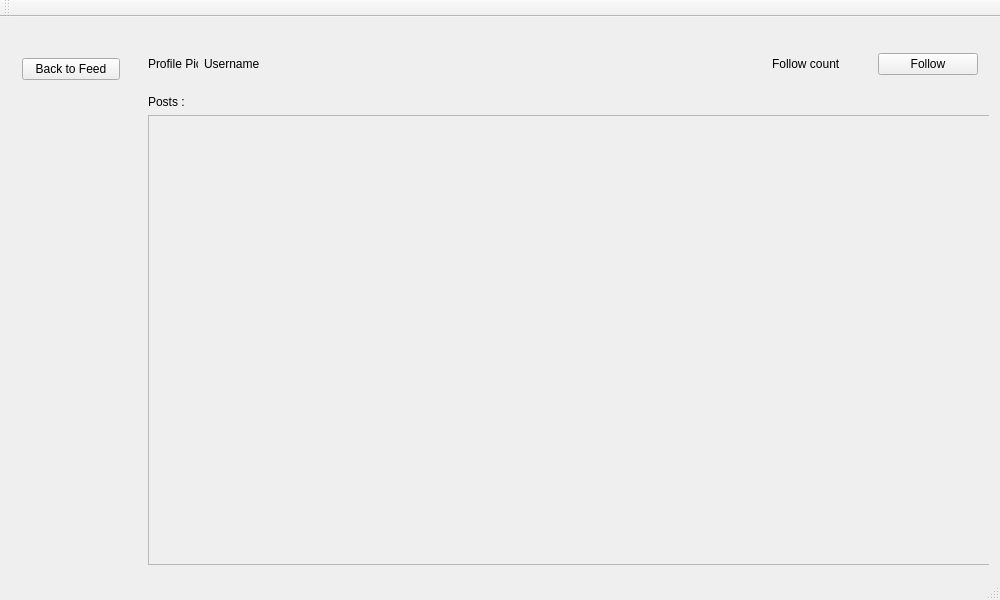
<?xml version="1.0" encoding="UTF-8"?>
<ui version="4.0">
 <class>ProfileWindow</class>
 <widget class="QMainWindow" name="ProfileWindow">
  <property name="geometry">
   <rect>
    <x>0</x>
    <y>0</y>
    <width>1000</width>
    <height>600</height>
   </rect>
  </property>
  <property name="minimumSize">
   <size>
    <width>1000</width>
    <height>600</height>
   </size>
  </property>
  <property name="maximumSize">
   <size>
    <width>1000</width>
    <height>600</height>
   </size>
  </property>
  <property name="windowTitle">
   <string>Profile</string>
  </property>
  <widget class="QWidget" name="centralWidget">
   <layout class="QHBoxLayout" name="horizontalLayout">
    <item>
     <widget class="QWidget" name="widget" native="true">
      <property name="minimumSize">
       <size>
        <width>120</width>
        <height>500</height>
       </size>
      </property>
      <property name="maximumSize">
       <size>
        <width>100</width>
        <height>500</height>
       </size>
      </property>
      <layout class="QVBoxLayout" name="verticalLayout">
       <item>
        <widget class="QPushButton" name="btnToFeed">
         <property name="text">
          <string>Back to Feed</string>
         </property>
        </widget>
       </item>
       <item>
        <spacer name="verticalSpacer">
         <property name="orientation">
          <enum>Qt::Orientation::Vertical</enum>
         </property>
         <property name="sizeHint" stdset="0">
          <size>
           <width>20</width>
           <height>40</height>
          </size>
         </property>
        </spacer>
       </item>
      </layout>
     </widget>
    </item>
    <item>
     <widget class="QWidget" name="widget_2" native="true">
      <layout class="QVBoxLayout" name="verticalLayout_2">
       <item>
        <layout class="QHBoxLayout" name="horizontalLayout_2">
         <item>
          <widget class="QLabel" name="lblProfilePic">
           <property name="minimumSize">
            <size>
             <width>50</width>
             <height>50</height>
            </size>
           </property>
           <property name="maximumSize">
            <size>
             <width>50</width>
             <height>50</height>
            </size>
           </property>
           <property name="text">
            <string>Profile Pic</string>
           </property>
          </widget>
         </item>
         <item>
          <widget class="QLabel" name="lblUsername">
           <property name="text">
            <string>Username</string>
           </property>
          </widget>
         </item>
         <item>
          <widget class="QLabel" name="lblFollowCount">
           <property name="sizePolicy">
            <sizepolicy hsizetype="Preferred" vsizetype="Preferred">
             <horstretch>0</horstretch>
             <verstretch>0</verstretch>
            </sizepolicy>
           </property>
           <property name="minimumSize">
            <size>
             <width>100</width>
             <height>25</height>
            </size>
           </property>
           <property name="maximumSize">
            <size>
             <width>25</width>
             <height>25</height>
            </size>
           </property>
           <property name="text">
            <string>Follow count</string>
           </property>
          </widget>
         </item>
         <item>
          <widget class="QPushButton" name="btnFollow">
           <property name="maximumSize">
            <size>
             <width>100</width>
             <height>16777215</height>
            </size>
           </property>
           <property name="text">
            <string>Follow</string>
           </property>
          </widget>
         </item>
        </layout>
       </item>
       <item>
        <widget class="QLabel" name="label">
         <property name="text">
          <string>Posts :</string>
         </property>
        </widget>
       </item>
       <item>
        <widget class="QScrollArea" name="ProfilePostScroll">
         <property name="minimumSize">
          <size>
           <width>850</width>
           <height>450</height>
          </size>
         </property>
         <property name="maximumSize">
          <size>
           <width>850</width>
           <height>450</height>
          </size>
         </property>
         <property name="widgetResizable">
          <bool>true</bool>
         </property>
         <widget class="QWidget" name="scrollProfilePosts">
          <property name="geometry">
           <rect>
            <x>0</x>
            <y>0</y>
            <width>848</width>
            <height>448</height>
           </rect>
          </property>
          <layout class="QVBoxLayout" name="verticalLayout_3"/>
         </widget>
        </widget>
       </item>
      </layout>
     </widget>
    </item>
   </layout>
  </widget>
  <widget class="QMenuBar" name="menuBar">
   <property name="geometry">
    <rect>
     <x>0</x>
     <y>0</y>
     <width>1000</width>
     <height>21</height>
    </rect>
   </property>
  </widget>
  <widget class="QToolBar" name="mainToolBar">
   <attribute name="toolBarArea">
    <enum>TopToolBarArea</enum>
   </attribute>
   <attribute name="toolBarBreak">
    <bool>false</bool>
   </attribute>
  </widget>
  <widget class="QStatusBar" name="statusBar"/>
 </widget>
 <layoutdefault spacing="6" margin="11"/>
 <resources/>
 <connections/>
</ui>
